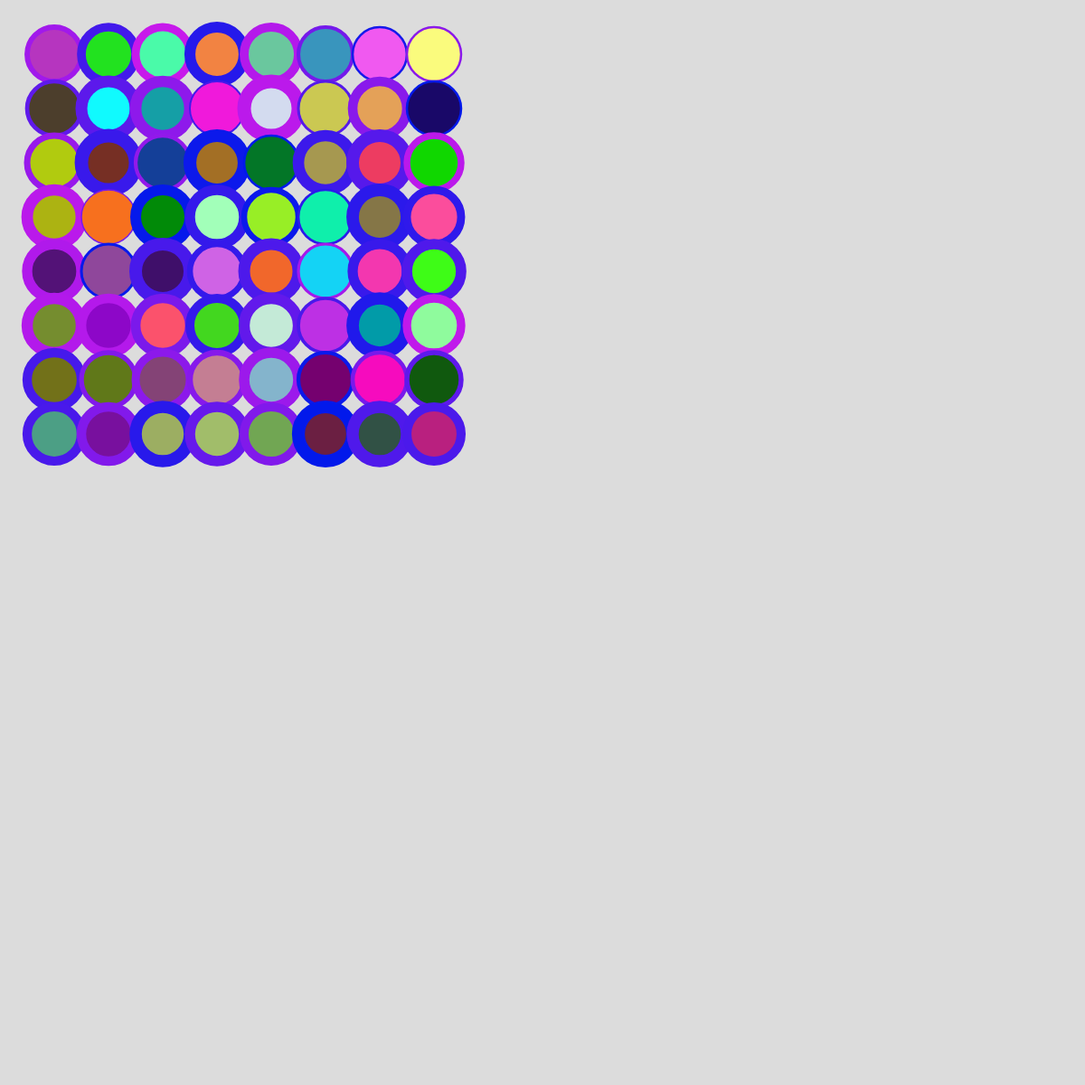
Frame 1 (no input)
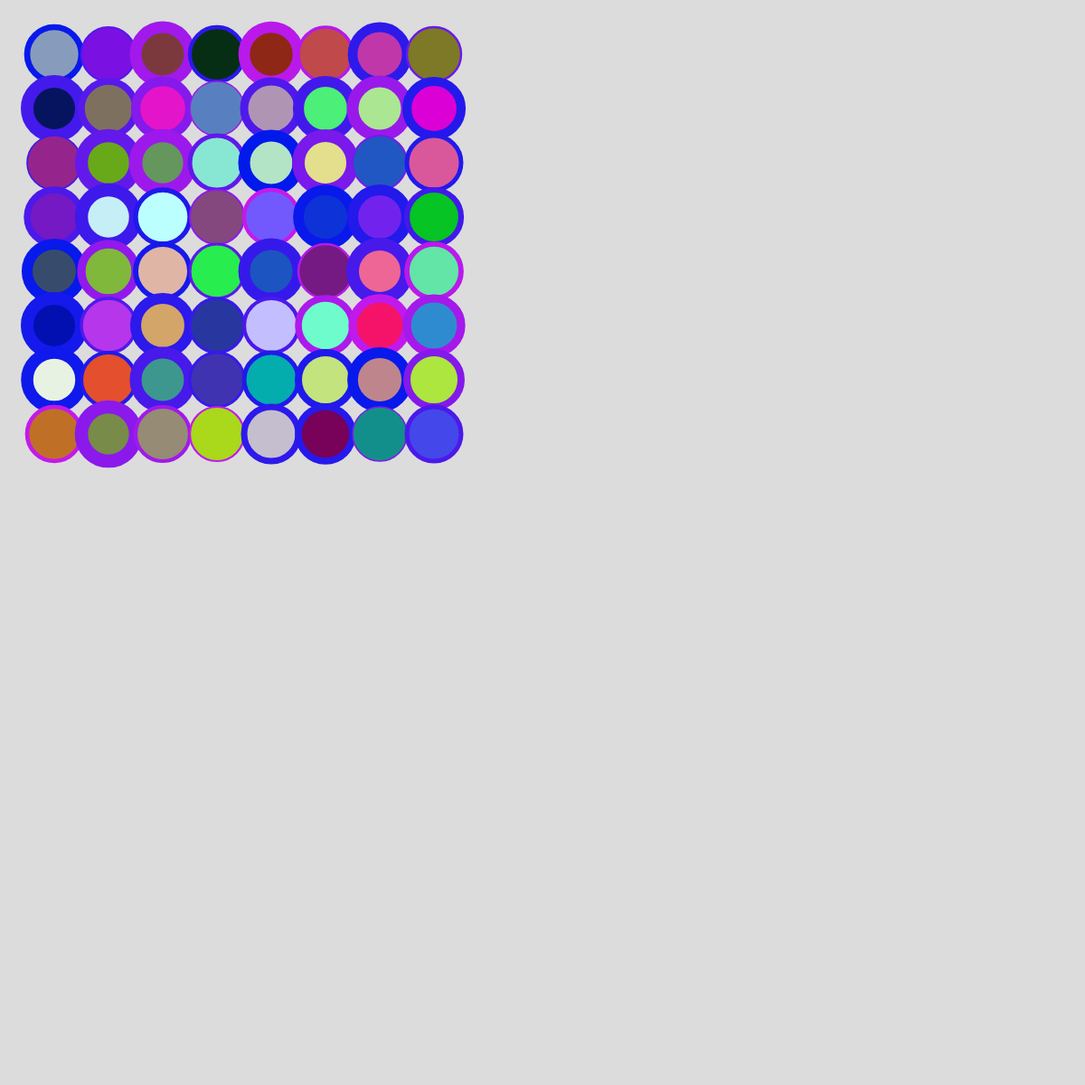
Frame 2 (the mouse pressed at the canvas centre, redrawn once)

The p5.js sketch that drew these frames (run headless with seeded random() and noise() and a simulated clock; the mouse was pressed at the canvas centre and the sketch redrawn once):

// p5.js sketch
// ── sketch.js
function setup() {
  // create a canvas
  createCanvas(1200, 1200);
  // disable animation
  noLoop();

}
function draw() {
  background(220);

for (let x = 0; x < 0; x += 1){

circle(x * 50,80,50);

}
for (let x = 1; x < 9; x += 1){
for (let y = 1; y < 9; y+=1){
fill(random(255), random(255), random(255));
strokeWeight(random(1,15))
stroke(random(0,200),25,235)
circle(x * 60, y * 60,60);
  
}

}

}
